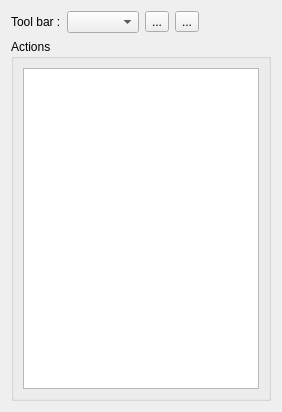
<?xml version="1.0" encoding="UTF-8"?>
<ui version="4.0">
 <class>ToolbarsWidgetForm</class>
 <widget class="QWidget" name="ToolbarsWidgetForm">
  <property name="geometry">
   <rect>
    <x>0</x>
    <y>0</y>
    <width>282</width>
    <height>402</height>
   </rect>
  </property>
  <property name="windowTitle">
   <string>Tool bars customization</string>
  </property>
  <layout class="QGridLayout" name="gridLayout_2">
   <item row="0" column="0">
    <layout class="QVBoxLayout" name="verticalLayout">
     <item>
      <layout class="QHBoxLayout" name="horizontalLayout">
       <item>
        <widget class="QLabel" name="label">
         <property name="text">
          <string>Tool bar :</string>
         </property>
        </widget>
       </item>
       <item>
        <widget class="QComboBox" name="m_toolbarsComboBox"/>
       </item>
       <item>
        <widget class="QToolButton" name="m_addToolButton">
         <property name="text">
          <string>...</string>
         </property>
        </widget>
       </item>
       <item>
        <widget class="QToolButton" name="m_removeToolButton">
         <property name="text">
          <string>...</string>
         </property>
        </widget>
       </item>
       <item>
        <spacer name="horizontalSpacer">
         <property name="orientation">
          <enum>Qt::Horizontal</enum>
         </property>
         <property name="sizeHint" stdset="0">
          <size>
           <width>40</width>
           <height>20</height>
          </size>
         </property>
        </spacer>
       </item>
      </layout>
     </item>
     <item>
      <widget class="QGroupBox" name="groupBox_2">
       <property name="title">
        <string>Actions</string>
       </property>
       <layout class="QGridLayout" name="gridLayout">
        <item row="0" column="0">
         <widget class="QListView" name="m_actionsListViewWidget">
          <property name="minimumSize">
           <size>
            <width>204</width>
            <height>321</height>
           </size>
          </property>
         </widget>
        </item>
       </layout>
      </widget>
     </item>
    </layout>
   </item>
  </layout>
 </widget>
 <resources/>
 <connections/>
</ui>
